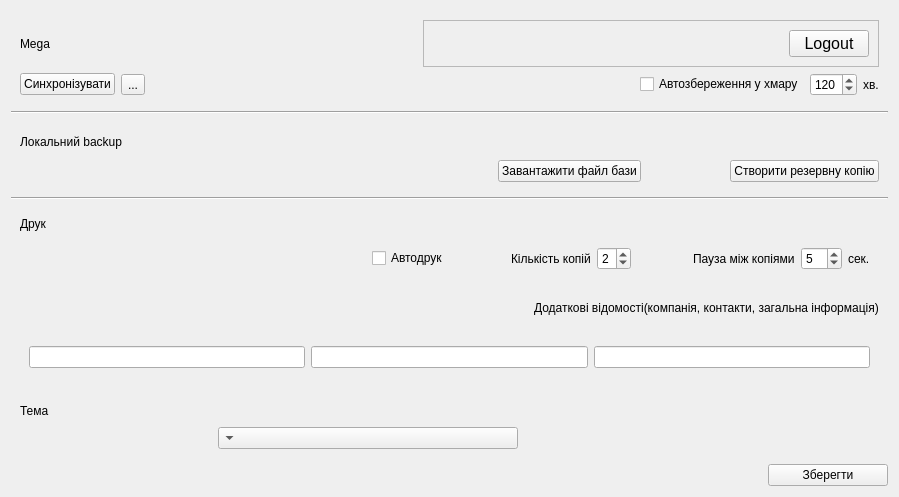
        <widget class="QWidget" name="tabSettings">
         <attribute name="title">
          <string>Налаштування</string>
         </attribute>
         <layout class="QGridLayout" name="gridLayout_19">
          <item row="0" column="0" colspan="2">
           <widget class="QWidget" name="widget_3" native="true">
            <layout class="QGridLayout" name="gridLayout_7">
             <item row="0" column="0">
              <widget class="QLabel" name="label_9">
               <property name="text">
                <string>Mega</string>
               </property>
              </widget>
             </item>
             <item row="0" column="2">
              <spacer name="horizontalSpacer_4">
               <property name="orientation">
                <enum>Qt::Horizontal</enum>
               </property>
               <property name="sizeHint" stdset="0">
                <size>
                 <width>272</width>
                 <height>20</height>
                </size>
               </property>
              </spacer>
             </item>
             <item row="0" column="3" colspan="4">
              <widget class="QFrame" name="frame_6">
               <property name="frameShape">
                <enum>QFrame::StyledPanel</enum>
               </property>
               <property name="frameShadow">
                <enum>QFrame::Raised</enum>
               </property>
               <layout class="QGridLayout" name="gridLayout_25">
                <item row="0" column="0">
                 <widget class="QLabel" name="labelMegaLogin">
                  <property name="minimumSize">
                   <size>
                    <width>350</width>
                    <height>0</height>
                   </size>
                  </property>
                  <property name="text">
                   <string/>
                  </property>
                  <property name="alignment">
                   <set>Qt::AlignRight|Qt::AlignTrailing|Qt::AlignVCenter</set>
                  </property>
                 </widget>
                </item>
                <item row="0" column="1">
                 <widget class="QPushButton" name="pushButtonMegaLogout">
                  <property name="font">
                   <font>
                    <pointsize>12</pointsize>
                   </font>
                  </property>
                  <property name="styleSheet">
                   <string notr="true"/>
                  </property>
                  <property name="text">
                   <string>Logout</string>
                  </property>
                 </widget>
                </item>
               </layout>
              </widget>
             </item>
             <item row="1" column="0">
              <widget class="QPushButton" name="pushButtonSyncToMega">
               <property name="text">
                <string>Синхронізувати</string>
               </property>
              </widget>
             </item>
             <item row="1" column="1">
              <widget class="QToolButton" name="toolButtonAuth">
               <property name="text">
                <string>...</string>
               </property>
              </widget>
             </item>
             <item row="1" column="2">
              <spacer name="horizontalSpacer_5">
               <property name="orientation">
                <enum>Qt::Horizontal</enum>
               </property>
               <property name="sizeHint" stdset="0">
                <size>
                 <width>272</width>
                 <height>20</height>
                </size>
               </property>
              </spacer>
             </item>
             <item row="1" column="3">
              <spacer name="horizontalSpacer_25">
               <property name="orientation">
                <enum>Qt::Horizontal</enum>
               </property>
               <property name="sizeHint" stdset="0">
                <size>
                 <width>40</width>
                 <height>20</height>
                </size>
               </property>
              </spacer>
             </item>
             <item row="1" column="4">
              <widget class="QCheckBox" name="checkBoxAutobackup">
               <property name="text">
                <string>Автозбереження у хмару</string>
               </property>
              </widget>
             </item>
             <item row="1" column="5">
              <widget class="QSpinBox" name="spinBoxBackupTime">
               <property name="minimum">
                <number>15</number>
               </property>
               <property name="maximum">
                <number>720</number>
               </property>
               <property name="singleStep">
                <number>30</number>
               </property>
               <property name="value">
                <number>120</number>
               </property>
              </widget>
             </item>
             <item row="1" column="6">
              <widget class="QLabel" name="label_11">
               <property name="text">
                <string>хв.</string>
               </property>
              </widget>
             </item>
            </layout>
           </widget>
          </item>
          <item row="1" column="0" colspan="2">
           <widget class="Line" name="line">
            <property name="orientation">
             <enum>Qt::Horizontal</enum>
            </property>
           </widget>
          </item>
          <item row="2" column="0" colspan="2">
           <widget class="QWidget" name="widget_4" native="true">
            <layout class="QGridLayout" name="gridLayout_8">
             <item row="0" column="0">
              <widget class="QLabel" name="label_10">
               <property name="text">
                <string>Локальний backup</string>
               </property>
              </widget>
             </item>
             <item row="1" column="0">
              <spacer name="horizontalSpacer_6">
               <property name="orientation">
                <enum>Qt::Horizontal</enum>
               </property>
               <property name="sizeHint" stdset="0">
                <size>
                 <width>318</width>
                 <height>20</height>
                </size>
               </property>
              </spacer>
             </item>
             <item row="1" column="1">
              <widget class="QPushButton" name="pushButtonImportBase">
               <property name="text">
                <string>Завантажити файл бази</string>
               </property>
              </widget>
             </item>
             <item row="1" column="3">
              <widget class="QPushButton" name="pushButtonExportBase">
               <property name="text">
                <string>Створити резервну копію</string>
               </property>
              </widget>
             </item>
             <item row="0" column="1" colspan="3">
              <spacer name="horizontalSpacer_7">
               <property name="orientation">
                <enum>Qt::Horizontal</enum>
               </property>
               <property name="sizeHint" stdset="0">
                <size>
                 <width>381</width>
                 <height>25</height>
                </size>
               </property>
              </spacer>
             </item>
            </layout>
           </widget>
          </item>
          <item row="3" column="0" colspan="2">
           <widget class="Line" name="line_2">
            <property name="orientation">
             <enum>Qt::Horizontal</enum>
            </property>
           </widget>
          </item>
          <item row="4" column="0" colspan="2">
           <widget class="QWidget" name="widget_5" native="true">
            <layout class="QGridLayout" name="gridLayout_9">
             <item row="0" column="0">
              <widget class="QLabel" name="label_12">
               <property name="text">
                <string>Друк</string>
               </property>
              </widget>
             </item>
             <item row="0" column="1" colspan="3">
              <spacer name="horizontalSpacer_8">
               <property name="orientation">
                <enum>Qt::Horizontal</enum>
               </property>
               <property name="sizeHint" stdset="0">
                <size>
                 <width>666</width>
                 <height>17</height>
                </size>
               </property>
              </spacer>
             </item>
             <item row="1" column="0" colspan="2">
              <spacer name="horizontalSpacer_9">
               <property name="orientation">
                <enum>Qt::Horizontal</enum>
               </property>
               <property name="sizeHint" stdset="0">
                <size>
                 <width>40</width>
                 <height>20</height>
                </size>
               </property>
              </spacer>
             </item>
             <item row="1" column="2" colspan="2">
              <widget class="QWidget" name="widget_6" native="true">
               <layout class="QHBoxLayout" name="horizontalLayout">
                <item>
                 <widget class="QCheckBox" name="checkBoxAutoprint">
                  <property name="text">
                   <string>Автодрук</string>
                  </property>
                 </widget>
                </item>
                <item>
                 <spacer name="horizontalSpacer_10">
                  <property name="orientation">
                   <enum>Qt::Horizontal</enum>
                  </property>
                  <property name="sizeHint" stdset="0">
                   <size>
                    <width>17</width>
                    <height>20</height>
                   </size>
                  </property>
                 </spacer>
                </item>
                <item>
                 <widget class="QLabel" name="label_13">
                  <property name="text">
                   <string>Кількість копій</string>
                  </property>
                 </widget>
                </item>
                <item>
                 <widget class="QSpinBox" name="spinBoxPrintCopyAmount">
                  <property name="maximum">
                   <number>5</number>
                  </property>
                  <property name="value">
                   <number>2</number>
                  </property>
                 </widget>
                </item>
                <item>
                 <spacer name="horizontalSpacer_15">
                  <property name="orientation">
                   <enum>Qt::Horizontal</enum>
                  </property>
                  <property name="sizeHint" stdset="0">
                   <size>
                    <width>18</width>
                    <height>20</height>
                   </size>
                  </property>
                 </spacer>
                </item>
                <item>
                 <widget class="QLabel" name="label_14">
                  <property name="text">
                   <string>Пауза між копіями</string>
                  </property>
                 </widget>
                </item>
                <item>
                 <widget class="QSpinBox" name="spinBoxPauseBetweenCopies">
                  <property name="maximum">
                   <number>30</number>
                  </property>
                  <property name="value">
                   <number>5</number>
                  </property>
                 </widget>
                </item>
                <item>
                 <widget class="QLabel" name="label_35">
                  <property name="text">
                   <string>сек.</string>
                  </property>
                 </widget>
                </item>
               </layout>
              </widget>
             </item>
             <item row="2" column="0" colspan="3">
              <spacer name="horizontalSpacer_11">
               <property name="orientation">
                <enum>Qt::Horizontal</enum>
               </property>
               <property name="sizeHint" stdset="0">
                <size>
                 <width>459</width>
                 <height>46</height>
                </size>
               </property>
              </spacer>
             </item>
             <item row="2" column="3">
              <widget class="QLabel" name="label_15">
               <property name="font">
                <font>
                 <pointsize>9</pointsize>
                </font>
               </property>
               <property name="text">
                <string>Додаткові відомості(компанія, контакти, загальна інформація)</string>
               </property>
              </widget>
             </item>
             <item row="3" column="0" colspan="4">
              <widget class="QWidget" name="widget_7" native="true">
               <layout class="QHBoxLayout" name="horizontalLayout_3">
                <item>
                 <widget class="QLineEdit" name="lineEditAdditional_info1"/>
                </item>
                <item>
                 <widget class="QLineEdit" name="lineEditAdditional_info2"/>
                </item>
                <item>
                 <widget class="QLineEdit" name="lineEditAdditional_info3"/>
                </item>
               </layout>
              </widget>
             </item>
            </layout>
           </widget>
          </item>
          <item row="6" column="0">
           <spacer name="horizontalSpacer_12">
            <property name="orientation">
             <enum>Qt::Horizontal</enum>
            </property>
            <property name="sizeHint" stdset="0">
             <size>
              <width>600</width>
              <height>20</height>
             </size>
            </property>
           </spacer>
          </item>
          <item row="6" column="1">
           <widget class="QPushButton" name="pushButtonSettingsSave">
            <property name="minimumSize">
             <size>
              <width>120</width>
              <height>0</height>
             </size>
            </property>
            <property name="text">
             <string>Зберегти</string>
            </property>
           </widget>
          </item>
          <item row="5" column="0" colspan="2">
           <widget class="QWidget" name="widget_17" native="true">
            <layout class="QGridLayout" name="gridLayout_10">
             <item row="1" column="1">
              <widget class="QComboBox" name="comboBoxColorTheme">
               <property name="minimumSize">
                <size>
                 <width>300</width>
                 <height>0</height>
                </size>
               </property>
               <property name="layoutDirection">
                <enum>Qt::RightToLeft</enum>
               </property>
              </widget>
             </item>
             <item row="1" column="2">
              <spacer name="horizontalSpacer_19">
               <property name="orientation">
                <enum>Qt::Horizontal</enum>
               </property>
               <property name="sizeHint" stdset="0">
                <size>
                 <width>361</width>
                 <height>20</height>
                </size>
               </property>
              </spacer>
             </item>
             <item row="0" column="2">
              <spacer name="horizontalSpacer_18">
               <property name="orientation">
                <enum>Qt::Horizontal</enum>
               </property>
               <property name="sizeHint" stdset="0">
                <size>
                 <width>361</width>
                 <height>20</height>
                </size>
               </property>
              </spacer>
             </item>
             <item row="1" column="0">
              <spacer name="horizontalSpacer_21">
               <property name="orientation">
                <enum>Qt::Horizontal</enum>
               </property>
               <property name="sizeHint" stdset="0">
                <size>
                 <width>40</width>
                 <height>20</height>
                </size>
               </property>
              </spacer>
             </item>
             <item row="0" column="0">
              <widget class="QLabel" name="label_30">
               <property name="text">
                <string>Тема</string>
               </property>
              </widget>
             </item>
            </layout>
           </widget>
          </item>
         </layout>
        </widget>
